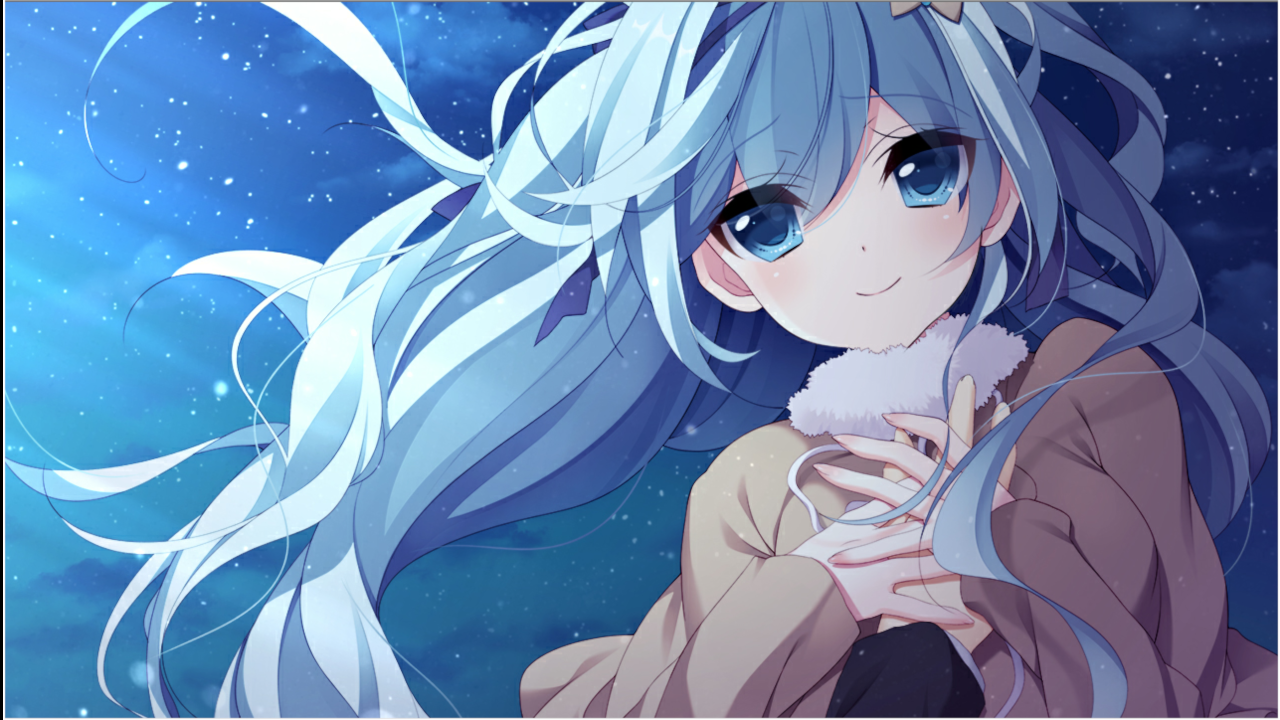
#> input picture exercise/1/11.png, 2560 x 1440 px (shown at 1/2 size)
$ python exercise_1_2.py
#> lines starting #> are read from the running program, lines starting #| are printed output that depends on the picture; after the words box and inside, x2 and y2 are one past the last pixel; in counts of white or black regions, pixels touching at a corner belong together
import cv2
import numpy as np

def resize_image(image, max_height=700):
    height, width = image.shape[:2]
    if height > max_height:
        scale = max_height / height
        new_width = int(width * scale)
        new_height = int(height * scale)
        return cv2.resize(image, (new_width, new_height))
    return image

def digitize_image(image_path):
    # 读取图像
#> called with image_path = '11.png'
    image = cv2.imread(image_path, cv2.IMREAD_GRAYSCALE)
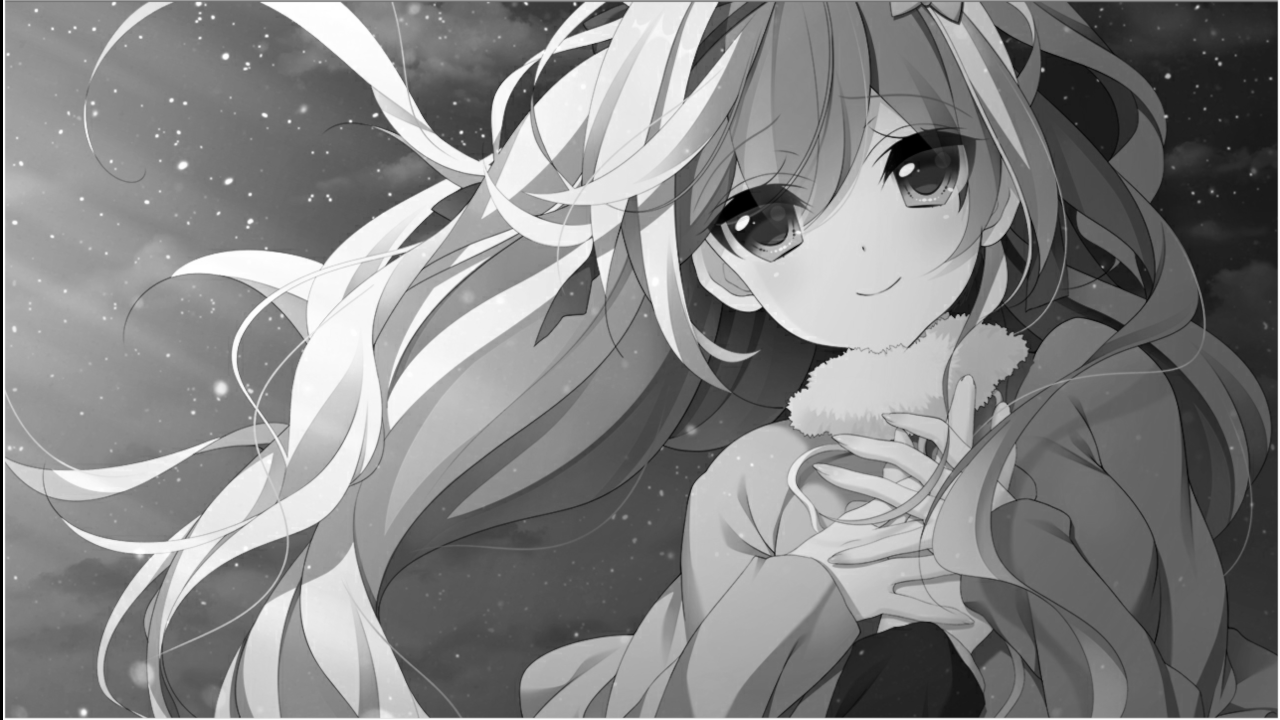
#> image: shape (1440, 2560) (shown at 1/2 size); min 0, max 255, mean 132.4
    image_original = cv2.imread(image_path)
#> image_original is the input picture: shape (1440, 2560, 3); mean B, G, R 177, 137.2, 107.6

    if image is None:
        print("无法读取图像，请检查路径是否正确。")
        return None

    # 缩放图像以适应屏幕
    image = resize_image(image)
#> in resize_image, `return cv2.resize(image, (new_width, new_height))`:
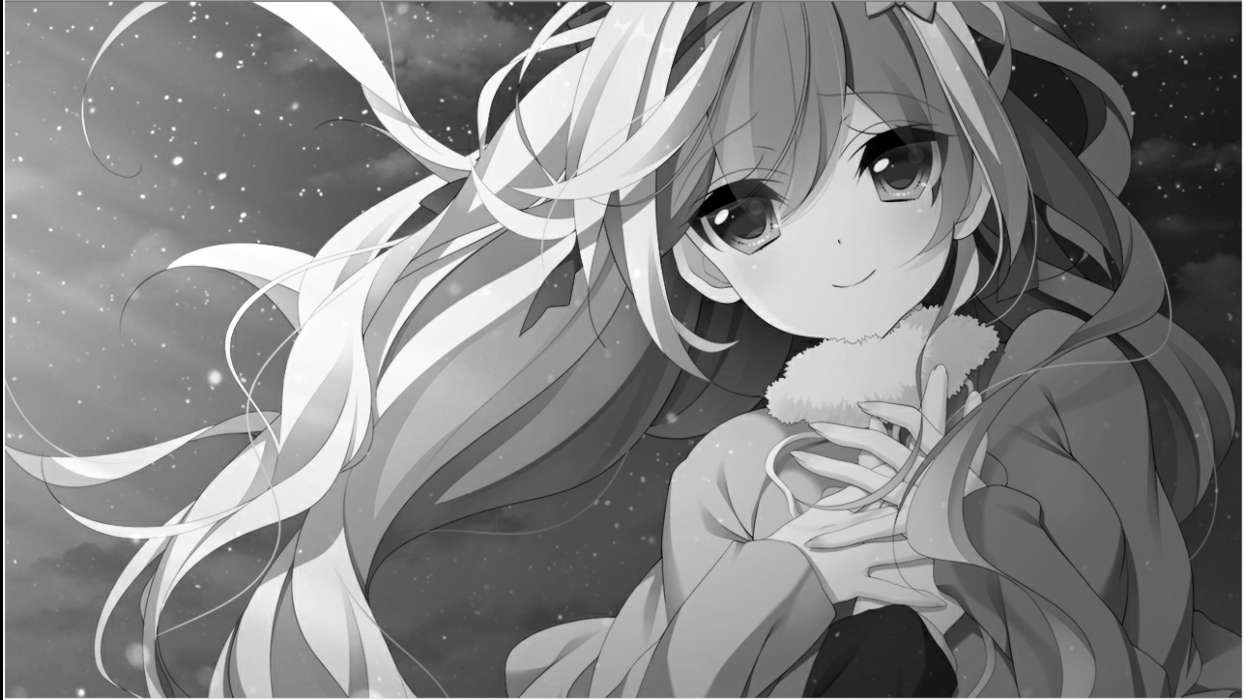
#> returned value: shape (700, 1244); min 0, max 255, mean 132.3
    image_original = resize_image(image_original)
#> call 2 of resize_image, with max_height = 700
#> in resize_image (call 2), `return cv2.resize(image, (new_width, new_height))`:
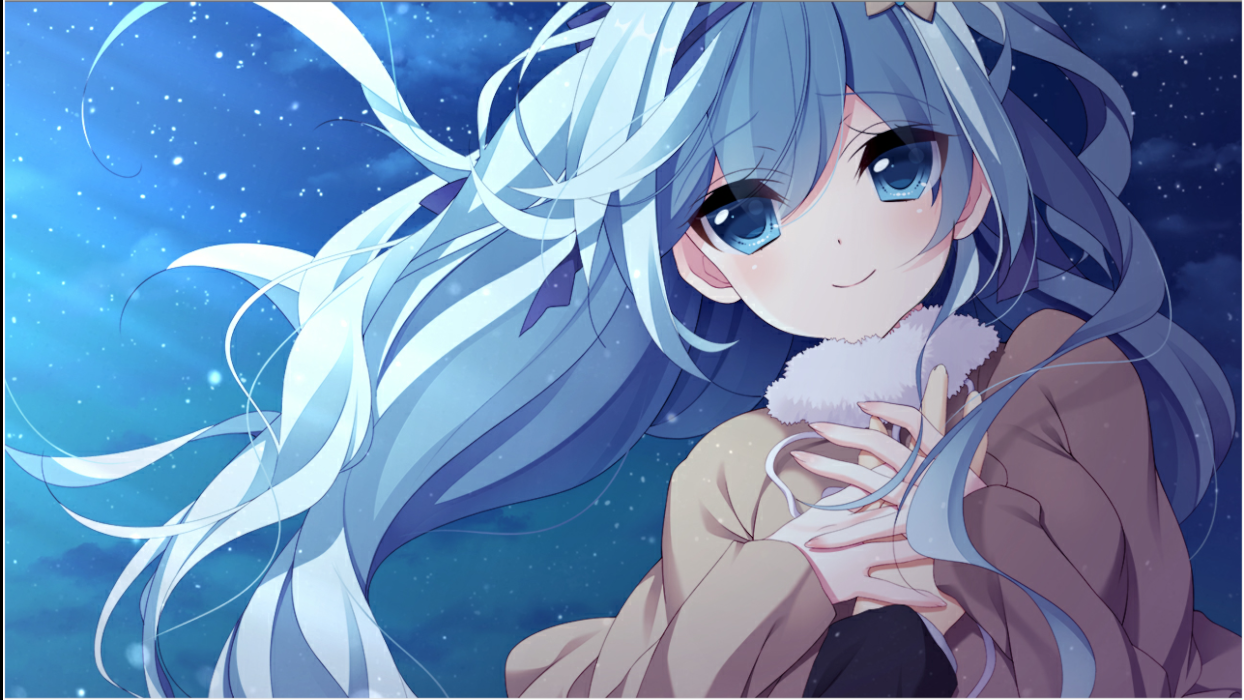
#> returned value: shape (700, 1244, 3); mean of channels 0, 1, 2 176.9, 137.1, 107.5; drawn as B, G, R

    # 显示原始图像
    cv2.imshow("Original Image", image)
    cv2.waitKey(0)

    # 显示RGB图像
    cv2.imshow("RGB Image", image_original)
    cv2.waitKey(0)

    # 阈值化，生成黑白图
    _, black_white_image = cv2.threshold(image, 127, 255, cv2.THRESH_BINARY)
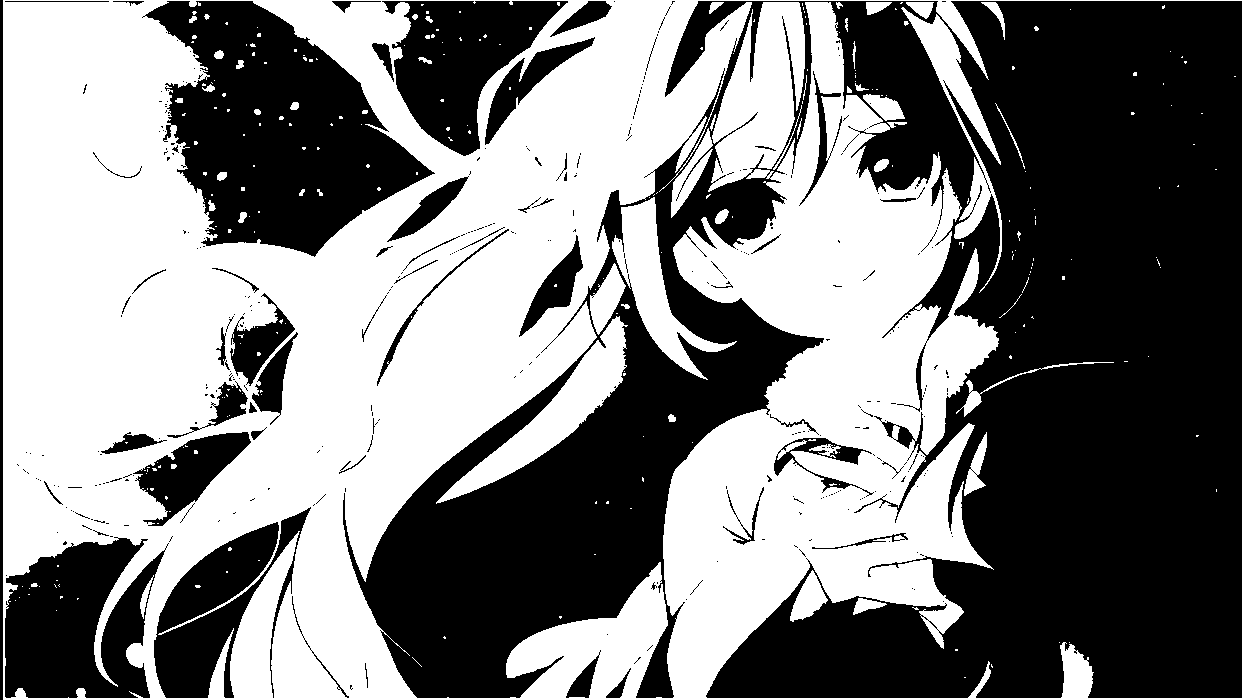
#> black_white_image: shape (700, 1244); 50.1% white; 358 black regions (299 under 20 px), largest, box (x1, y1, x2, y2) and area: (343, 1, 1242, 698) 320813, (142, 1, 435, 257) 41066, (5, 537, 169, 698) 18424
    black_white_image = resize_image(black_white_image)

    cv2.imshow("Black & White Image", black_white_image)
    cv2.waitKey(0)

    # 逆转0和1
    inverted_image = cv2.bitwise_not(black_white_image)
    cv2.imshow("Inverted Image", inverted_image)
    cv2.waitKey(0)

    cv2.destroyAllWindows()

    # 输出图像的尺寸
    print("图像尺寸:", image.shape)
#| 图像尺寸: (700, 1244)

    # 输出图像的数字矩阵
    print("灰度图数字矩阵:")
    print(image)
#> (printed output is left out)

    # 输出黑白图数字矩阵
    print("黑白图数字矩阵")
    print(black_white_image)
#> (printed output is left out)

    # 输出逆转后黑白图数字矩阵
    print("逆转后黑白图数字矩阵")
    print(inverted_image)
#> (printed output is left out)

    # 输出原始图数字矩阵
    print("RGB图数字矩阵")
    print(image_original)
#> (printed output is left out)
    return image, black_white_image, inverted_image

if __name__ == "__main__":
    image_path = "11.png"
    digitize_image(image_path)
